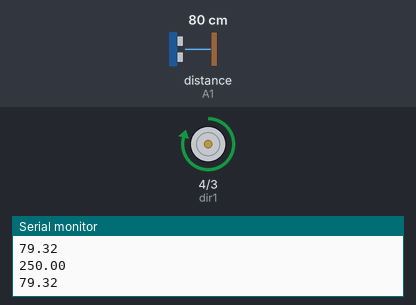
The sketch below on a simulated Arduino Uno, built with avr-gcc and run on an emulated ATmega328P. Shown: motor-driver pin pairs drawn as motors (green arrow = first pin HIGH = forward, orange = second pin HIGH = backward, longer = more drive, scaled by the enable pin), the last lines printed to the serial monitor. Wiring (inferred from the names in the program): ultrasonic range finder: trigger A0; echo A1. The inputs (shaded band) are chosen by the test bench; at power-on: distance to the obstacle (sensor on A1) 80 cm. The echo pulse lasts 58.3 µs per cm.

Above: at 1.2 s.
1.3 s: distance to the obstacle (sensor on A1) set to 2 cm
At 2.5 s:
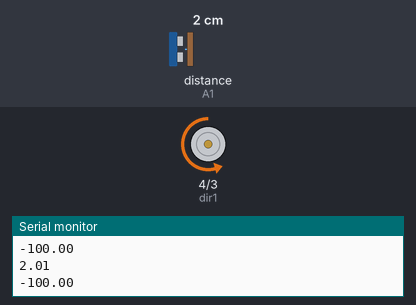
2.8 s: distance to the obstacle (sensor on A1) set to 9 cm
At 4.0 s:
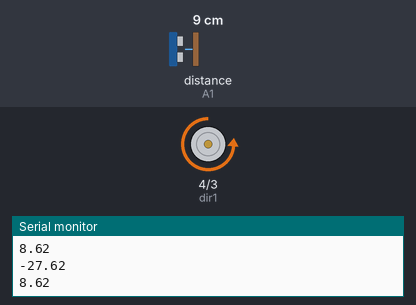
4.3 s: distance to the obstacle (sensor on A1) set to 18 cm
At 5.2 s:
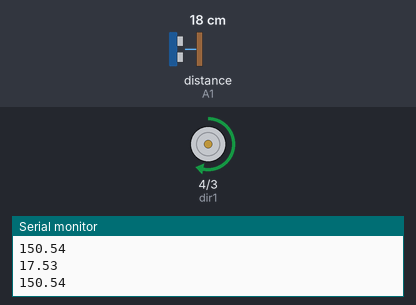
5.8 s: distance to the obstacle (sensor on A1) set to 120 cm
At 6.8 s:
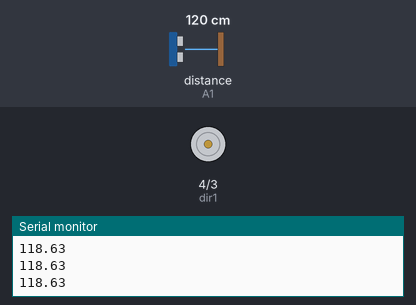
7.3 s: distance to the obstacle (sensor on A1) set to 4 cm
At 7.6 s:
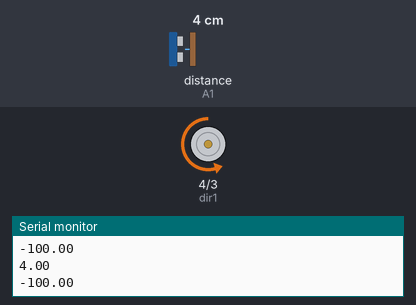
8.8 s: distance to the obstacle (sensor on A1) set to 35 cm
At 9.4 s:
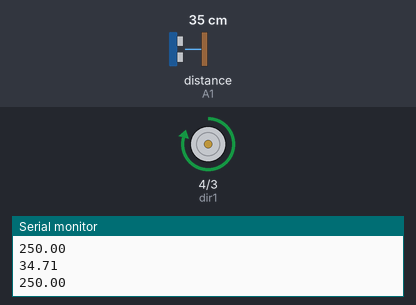
Timing chart, 0 to 11.3 s (numbered marks = the images above; inputs shaded):
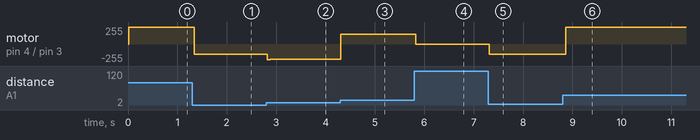

The sketch:

ultra.ino
```cpp
#define TrigPin A0
#define EchoPin A1

int speedPin = 5;
int dir1=4;
int dir2=3;

unsigned long lastTime;
double Input, Output, Setpoint=10;
double outMin=-100;
double outMax=250;
double errSum, lastErr;
double kp=-20, ki=0, kd=0;
void setup()
{
  Serial.begin(9600);
  pinMode(TrigPin, OUTPUT);
  pinMode(EchoPin, INPUT);
        pinMode(speedPin,OUTPUT); // 腳位
        pinMode(dir1,OUTPUT); // 腳位
        pinMode(dir2,OUTPUT); // 腳位
}
void loop()
{
   Input=Filter(changshengbo());

  if( Input>0 && Input<80)
  {
      Compute();
      motorf(Output);  //zhuo mian sheng bao you mian dian ji
      Serial.println(Output);
  }
  else
  {
      digitalWrite(dir1, LOW);
      digitalWrite(dir2, LOW);
      analogWrite(speedPin,0);
  }
   delay(50);

}
float changshengbo()//zuo bian chao sheng bo
{
        float Value_cm;
  digitalWrite(TrigPin, LOW); //低高低电平发一个短时间脉冲去TrigPin
  delayMicroseconds(2);
  digitalWrite(TrigPin, HIGH);
  delayMicroseconds(10);
  digitalWrite(TrigPin, LOW);
  Value_cm = float( pulseIn(EchoPin, HIGH) * 17 )/1000; //将回波时间换算成cm
         //接收到的高电平的时间（us）* 340m/s / 2 = 接收到高电平的时间（us） * 17000 cm / 1000000 us = 接收到高电平的时间 * 17 / 1000  (cm)
        Serial.println(Value_cm);
        return Value_cm;
}

// 算术平均滤波法
#define FILTER_N 10
float Filter(float value) {
  int i;
  float filter_sum = 0;
  for(i = 0; i < FILTER_N; i++) {
    filter_sum += value;
    delay(1);
  }
  return (float)(filter_sum / FILTER_N);
}

void motorf(int c)
    {
     if(c>=0)
       {
          digitalWrite(dir1, HIGH);
          digitalWrite(dir2, LOW);
          analogWrite(speedPin, c);
       }
      else
       {
          digitalWrite(dir2, HIGH);
          digitalWrite(dir1, LOW);
          analogWrite(speedPin, c);
       }
    }

void Compute()
{
   /*How long since we last calculated*/
   unsigned long now = millis();
   double timeChange = (double)(now - lastTime);

   /*Compute all the working error variables*/
   double error = Setpoint - Input;
   errSum += (error * timeChange);
   double dErr = (error - lastErr) / timeChange;

   /*Compute PID Output*/
   Output = kp * error + ki * errSum + kd * dErr;
   Output = constrain(Output,outMin,outMax);
   /*Remember some variables for next time*/
   lastErr = error;
   lastTime = now;
}
```

Measured:
- after the input at 1.3 s, motor on pin 4 (dir1) / pin 3 (dir2): forward 250/255 → backward 156/255 at once
- after the input at 2.8 s, motor on pin 4 (dir1) / pin 3 (dir2): backward 156/255 → backward 235/255 at once, → backward 229/255 0.06 s later
- after the input at 4.3 s, motor on pin 4 (dir1) / pin 3 (dir2): backward 229/255 → forward 150/255 at once
- after the input at 5.8 s, motor on pin 4 (dir1) / pin 3 (dir2): forward 150/255 → stopped at once
- after the input at 7.3 s, motor on pin 4 (dir1) / pin 3 (dir2): stopped → backward 156/255 at once
- after the input at 8.8 s, motor on pin 4 (dir1) / pin 3 (dir2): backward 156/255 → forward 250/255 after 0.07 s
